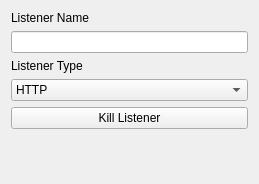
<?xml version="1.0" encoding="UTF-8"?>
<ui version="4.0">
 <class>Form</class>
 <widget class="QWidget" name="Form">
  <property name="geometry">
   <rect>
    <x>0</x>
    <y>0</y>
    <width>259</width>
    <height>184</height>
   </rect>
  </property>
  <property name="windowTitle">
   <string>Form</string>
  </property>
  <layout class="QGridLayout" name="gridLayout">
   <item row="0" column="0">
    <layout class="QFormLayout" name="formLayout_2">
     <item row="3" column="0" colspan="2">
      <widget class="QLineEdit" name="listener_popup_name"/>
     </item>
     <item row="6" column="0" colspan="2">
      <widget class="QPushButton" name="listener_popup_kill_button">
       <property name="text">
        <string>Kill Listener</string>
       </property>
      </widget>
     </item>
     <item row="5" column="0" colspan="2">
      <widget class="QComboBox" name="listener_popup_type_combo">
       <item>
        <property name="text">
         <string>HTTP</string>
        </property>
       </item>
      </widget>
     </item>
     <item row="4" column="0" colspan="2">
      <widget class="QLabel" name="label">
       <property name="text">
        <string>Listener Type</string>
       </property>
      </widget>
     </item>
     <item row="2" column="0" colspan="2">
      <widget class="QLabel" name="label_3">
       <property name="text">
        <string>Listener Name</string>
       </property>
      </widget>
     </item>
    </layout>
   </item>
  </layout>
 </widget>
 <resources/>
 <connections/>
</ui>
